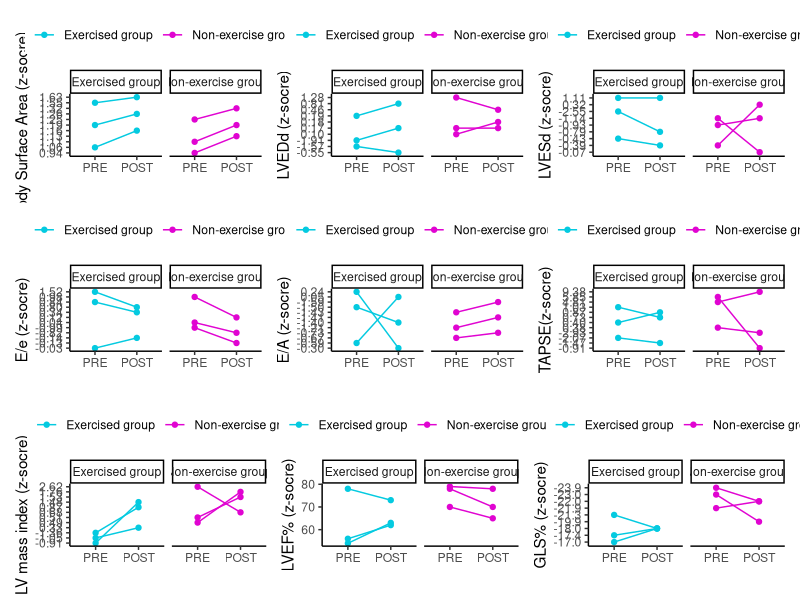

The R source for this figure:
options(scipen=30, digits=2)

# pacotes -------------------------------------------------------------------------------------

library(tidyverse)
library(patchwork)

# carregando a base ---------------------------------------------------------------------------

df <- readxl::read_excel(path = "echo_scores.xlsx") |>
  mutate(group = if_else(group == "Ex", true = "Exercised group",false = "Non-exercise group"))

head(df,n = 12)

# funçao para plot repetido -------------------------------------------------------------------

figura <- function(base, variavel){
  base |>
    ggplot(aes(x = forcats::fct_reorder(tempo, desc(tempo)) , y = variavel, group = id, color = group)) +
    geom_point() +
    geom_line() +
    facet_grid(~group) +
    theme_classic() +
    scale_colour_manual(values = c("#04cae0", "#e004d1")) +
    labs(x= "") +
    theme(legend.position = "top",
          legend.title = element_blank())
}

# figuras -------------------------------------------------------------------------------------
#BSA
bsa <-
  figura(df, df$BSA) +
  labs(y = bquote("Body Surface Area (z-socre)"))

#LVEDd
LVEDd <-
  figura(df, df$LVEDd_z) +
  labs(y = bquote("LVEDd (z-socre)"))

#LVESd_z"
LVESd <-
  figura(df, df$LVESd_z) +
  labs(y = bquote("LVESd (z-socre)"))

# "E/e_z"
E_e <-
  figura(df, df$`E/e_z`) +
  labs(y = bquote("E/e (z-socre)"))

# "E/A_z"
E_A <-
  figura(df, df$`E/A_z`) +
  labs(y = bquote("E/A (z-socre)"))

# "TAPSE_z"
TAPSE <-
  figura(df, df$TAPSE_z) +
  labs(y = bquote("TAPSE(z-socre)"))

# "LV mass index score z"
LV_mass_index_score_z <-
  figura(df, df$`LV_mass_z score`) +
  labs(y = bquote("LV mass index (z-socre)"))

# "LVEF%"
LVEF <-
  figura(df, df$`LVEF%`) +
  labs(y = bquote("LVEF% (z-socre)"))

# "GLS%"
GLS <-
  figura(df, df$`GLS%`) +
  labs(y = bquote("GLS% (z-socre)"))

# layout --------------------------------------------------------------------------------------

(bsa | LVEDd | LVESd) / (E_e | E_A | TAPSE) / (LV_mass_index_score_z|LVEF|GLS)












